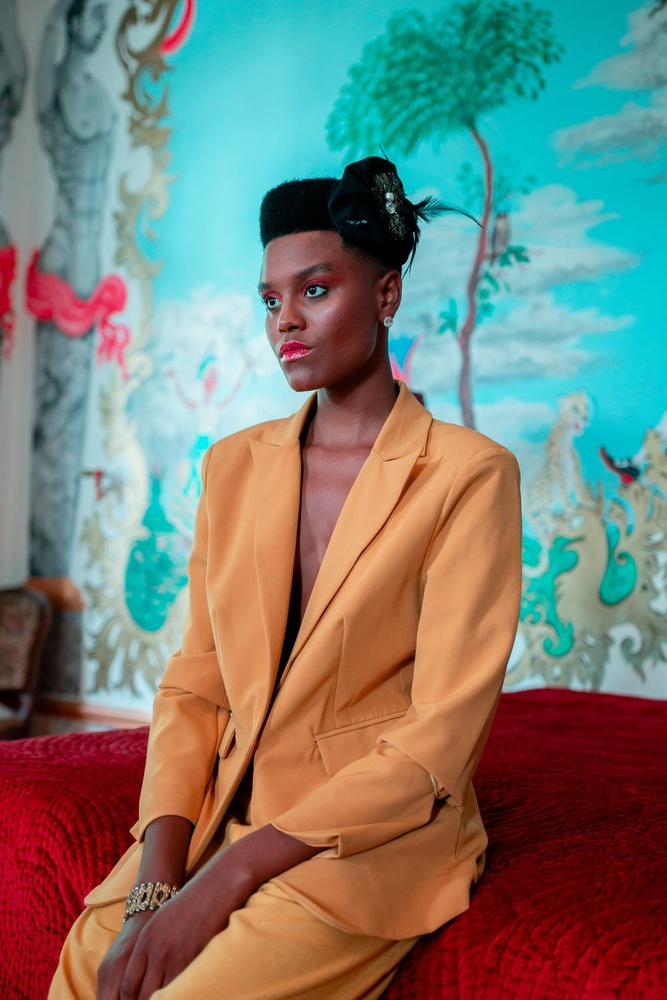
#> input picture Python3/src/13 Scientific Python/SciKitImage/images/smart_lady.jpeg, 667 x 1000 px, shrunk from 1000 x 1500 before the run
$ python 08.py
#> lines starting #> are read from the running program, lines starting #| are printed output that depends on the picture; after the words box and inside, x2 and y2 are one past the last pixel; in counts of white or black regions, pixels touching at a corner belong together
import numpy as np
import matplotlib.pyplot as plt
import PIL.Image as Image
import skimage.measure as measure
import skimage.morphology as morphology
import scipy.ndimage as nd
from skimage import io as skio
import skimage.io as skio


infile = "images/smart_lady.jpeg"
img = Image.open(infile)
#> img is the input picture: PIL image 667x1000 RGB; mean R, G, B 121.4, 125.6, 115.4
width, height = img.size
print(width, height)
#| 667 1000
image = np.asarray( img, dtype="int32" )
filter01 = (image[:,:,0] > image[:,:,1])
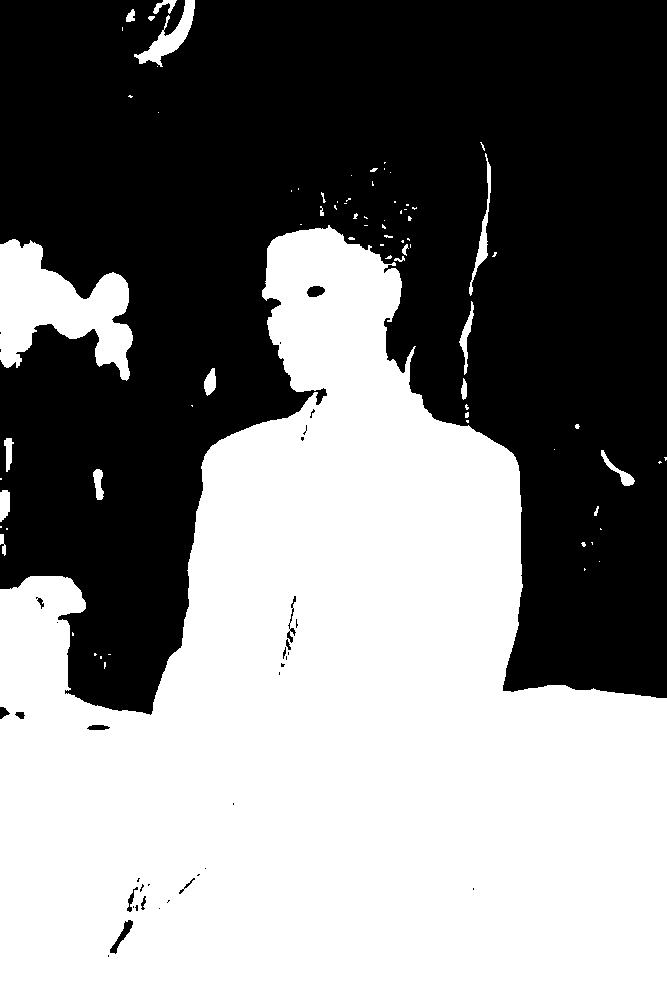
#> filter01: shape (1000, 667) bool; 50.2% white; 37 black regions (24 under 20 px), largest, box (x1, y1, x2, y2) and area: (0, 0, 667, 715) 330879, (110, 920, 133, 954) 221, (307, 286, 325, 297) 153
filter02 = (image[:,:,0] > image[:,:,2])
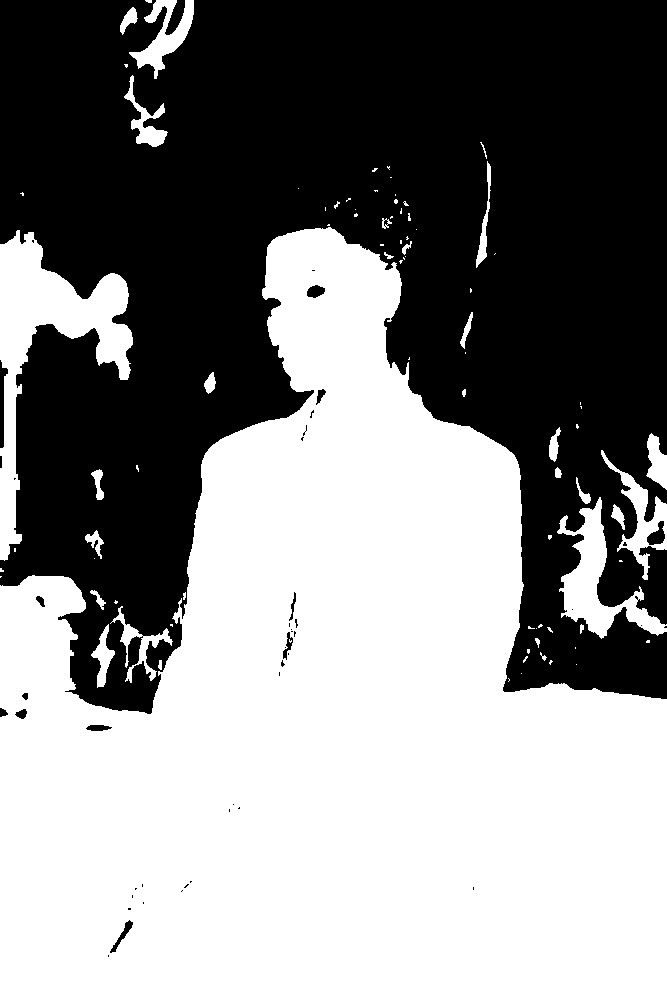
#> filter02: shape (1000, 667) bool; 52.4% white; 47 black regions (32 under 20 px), largest, box (x1, y1, x2, y2) and area: (0, 0, 667, 714) 315610, (0, 360, 8, 448) 360, (165, 0, 185, 35) 347
filter12 = (image[:,:,1] > image[:,:,2])
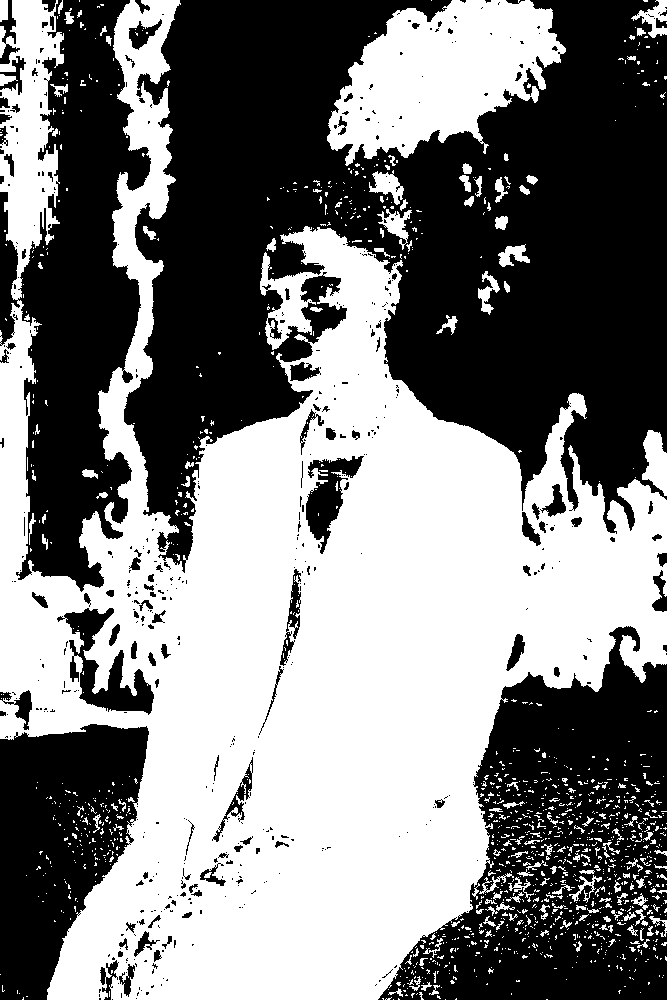
#> filter12: shape (1000, 667) bool; 49.8% white; 1312 white regions (1149 under 20 px), largest, box (x1, y1, x2, y2) and area: (0, 0, 667, 1000) 292839, (327, 0, 566, 166) 23712, (642, 430, 667, 496) 1097

c1 = [127, 127, 127]
c2 = [255,   0, 255]
c3 = [255, 255,   0]
c4 = [  0, 180,   0]
c5 = [ 10,  20,  30]
c6 = [  0,  80,  80]

# image[~filter01] = c1
# image[~filter02] = c2
# image[~filter12] = c3
image[ filter01] = c1
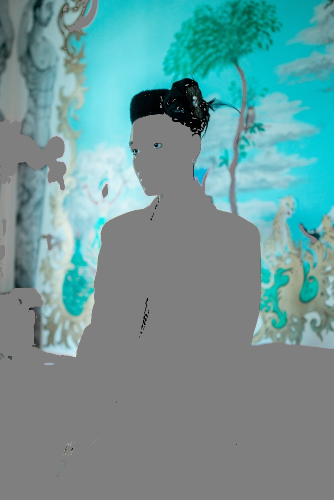
#> image: shape (1000, 667, 3) int32 (shown at 1/2 size); mean R, G, B 109.8, 150.6, 151.3
image[ filter02] = c6
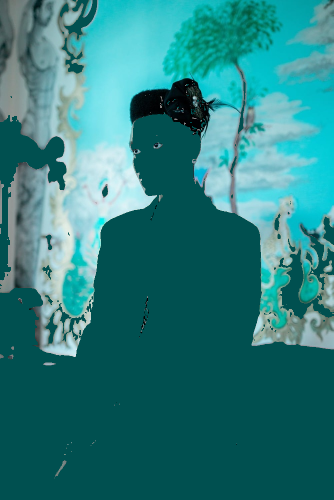
#> image: shape (1000, 667, 3) int32 (shown at 1/2 size); mean R, G, B 43, 125.5, 126.6
image[ filter12] = c5
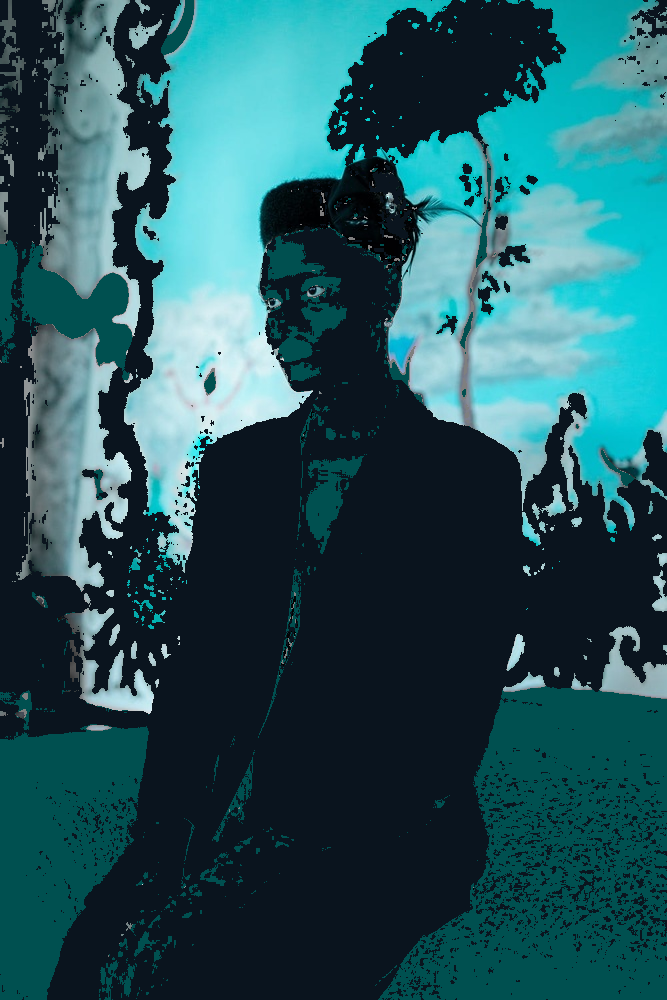
#> image: shape (1000, 667, 3) int32; mean R, G, B 37.1, 85.5, 92.8
plt.imshow(image)
plt.show()

$ run again, with Python3/src/13 Scientific Python/SciKitImage/images/20200402_164234.jpg copied over Python3/src/13 Scientific Python/SciKitImage/images/smart_lady.jpeg
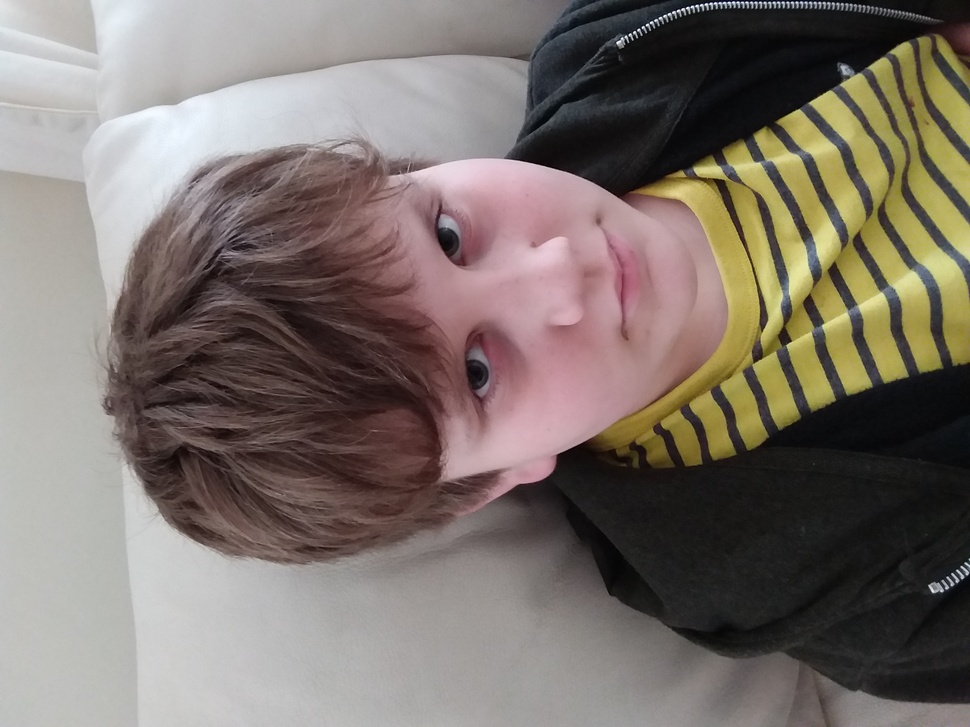
#> input picture Python3/src/13 Scientific Python/SciKitImage/images/20200402_164234.jpg, 970 x 727 px, shrunk from 3264 x 2448 before the run
#> img is the input picture: PIL image 970x727 RGB; mean R, G, B 124.5, 114.9, 108
#| 970 727
#> `filter01 = (image[:,:,0] > image[:,:,1])`:
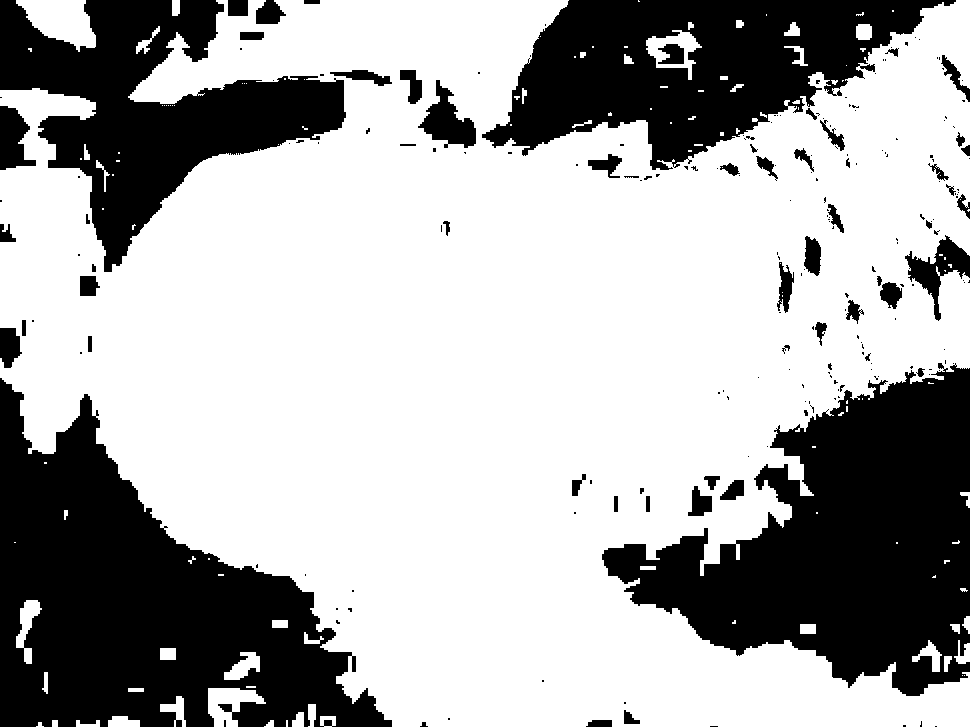
#> filter01: shape (727, 970) bool; 67.1% white; 219 black regions (158 under 20 px), largest, box (x1, y1, x2, y2) and area: (0, 378, 392, 727) 69635, (602, 363, 970, 696) 65290, (482, 0, 956, 170) 42809
#> filter02: shape (727, 970) bool; 73.9% white; 126 black regions (65 under 20 px), largest, box (x1, y1, x2, y2) and area: (0, 0, 930, 266) 99336, (652, 283, 970, 696) 50013, (124, 496, 352, 727) 23809
#> filter12: shape (727, 970) bool; 54.6% white; 302 black regions (170 under 20 px), largest, box (x1, y1, x2, y2) and area: (0, 0, 970, 618) 223382, (646, 230, 970, 705) 51286, (132, 536, 352, 727) 22133
#> `image[ filter12] = c5`:
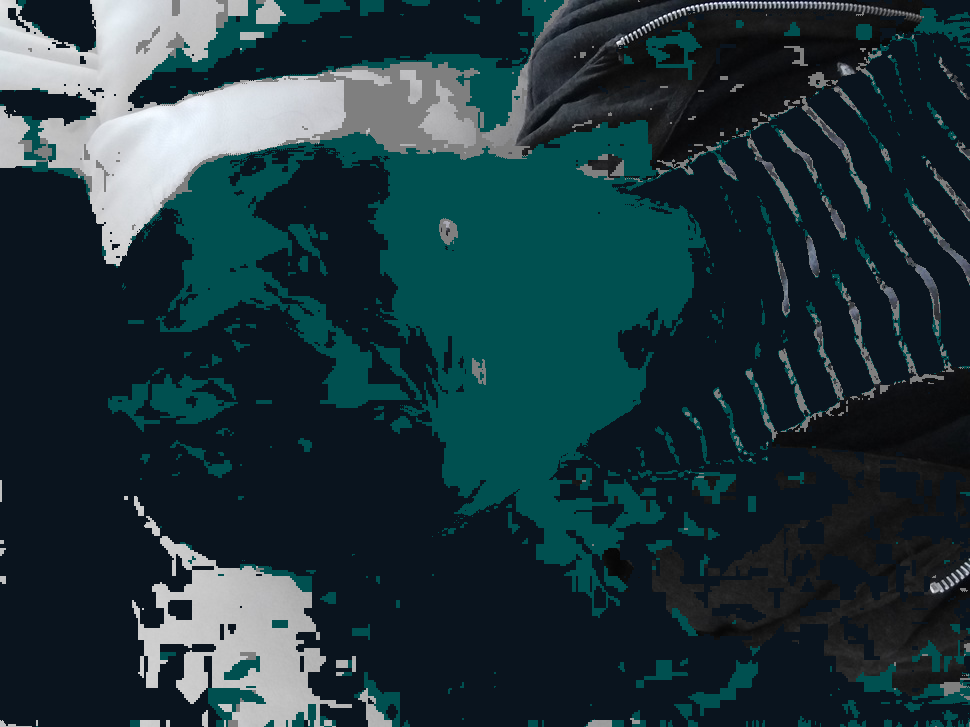
#> image: shape (727, 970, 3) int32; mean R, G, B 31.2, 53.4, 59.4

$ run again, with Python3/src/13 Scientific Python/SciKitImage/images/20200402_164248.jpg copied over Python3/src/13 Scientific Python/SciKitImage/images/smart_lady.jpeg
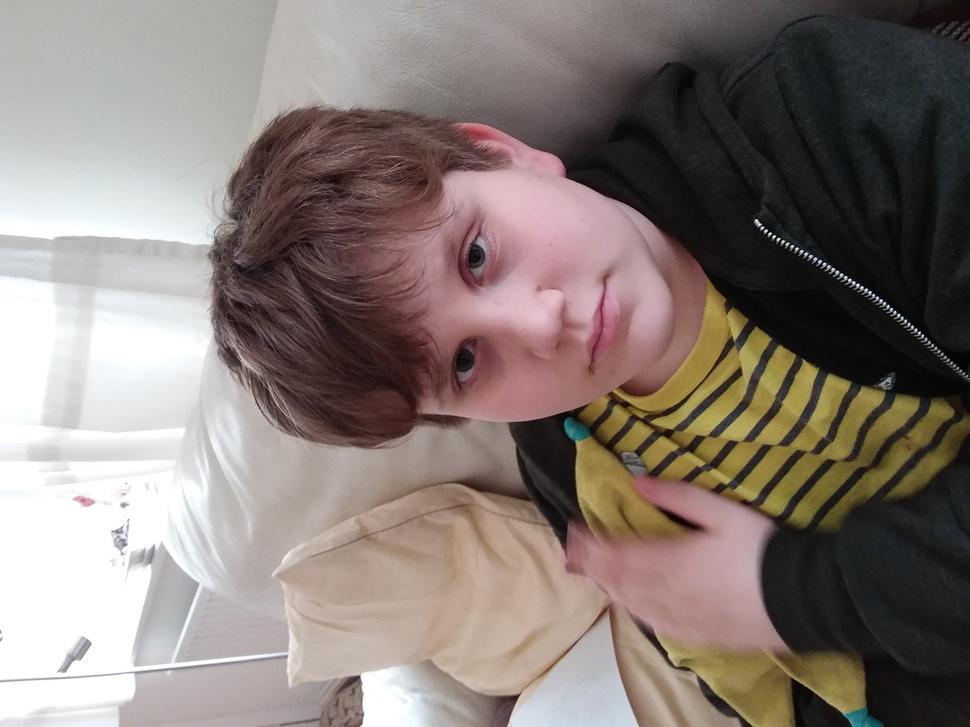
#> input picture Python3/src/13 Scientific Python/SciKitImage/images/20200402_164248.jpg, 970 x 727 px, shrunk from 3264 x 2448 before the run
#> img is the input picture: PIL image 970x727 RGB; mean R, G, B 135.3, 124.1, 118.9
#| 970 727
#> `filter01 = (image[:,:,0] > image[:,:,1])`:
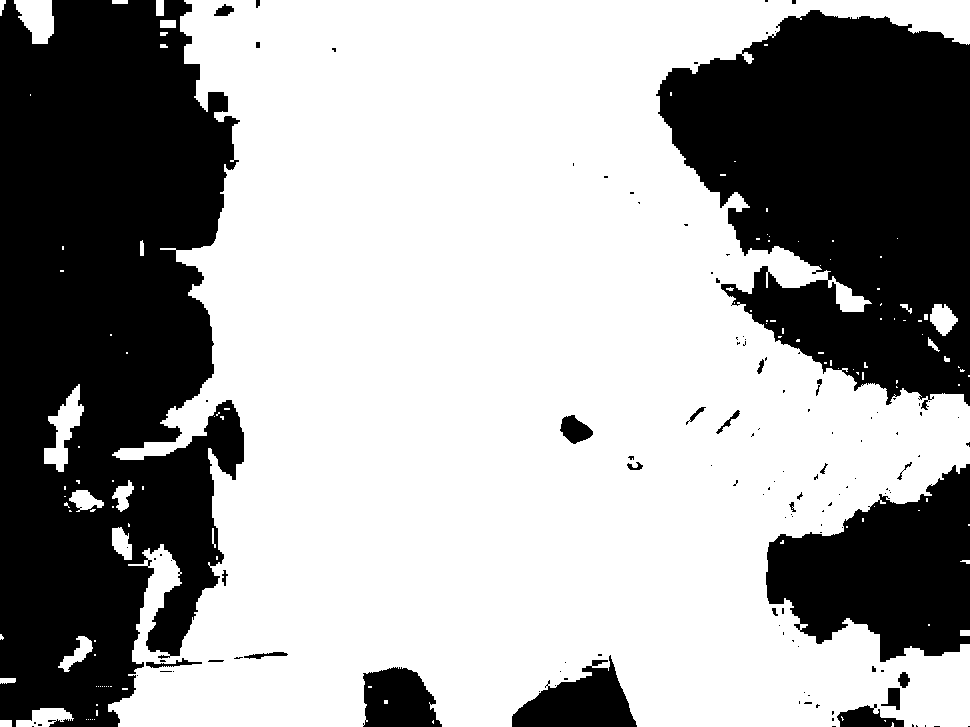
#> filter01: shape (727, 970) bool; 63.4% white; 126 black regions (99 under 20 px), largest, box (x1, y1, x2, y2) and area: (0, 0, 244, 727) 136635, (656, 10, 970, 410) 83821, (766, 464, 970, 662) 25527
#> filter02: shape (727, 970) bool; 67.4% white; 131 black regions (97 under 20 px), largest, box (x1, y1, x2, y2) and area: (0, 66, 289, 727) 118655, (654, 6, 970, 413) 76444, (765, 474, 970, 658) 21884
#> filter12: shape (727, 970) bool; 52.9% white; 444 black regions (317 under 20 px), largest, box (x1, y1, x2, y2) and area: (212, 0, 970, 458) 153528, (0, 110, 317, 727) 124702, (826, 484, 970, 662) 13570
#> `image[ filter12] = c5`:
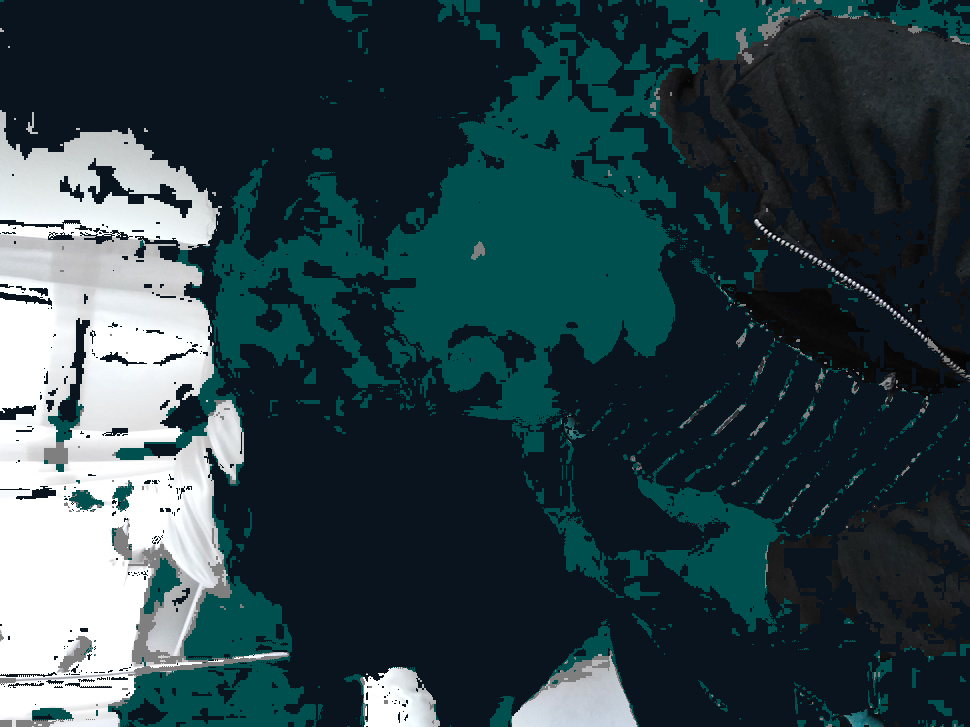
#> image: shape (727, 970, 3) int32; mean R, G, B 45.9, 67.2, 72.9
